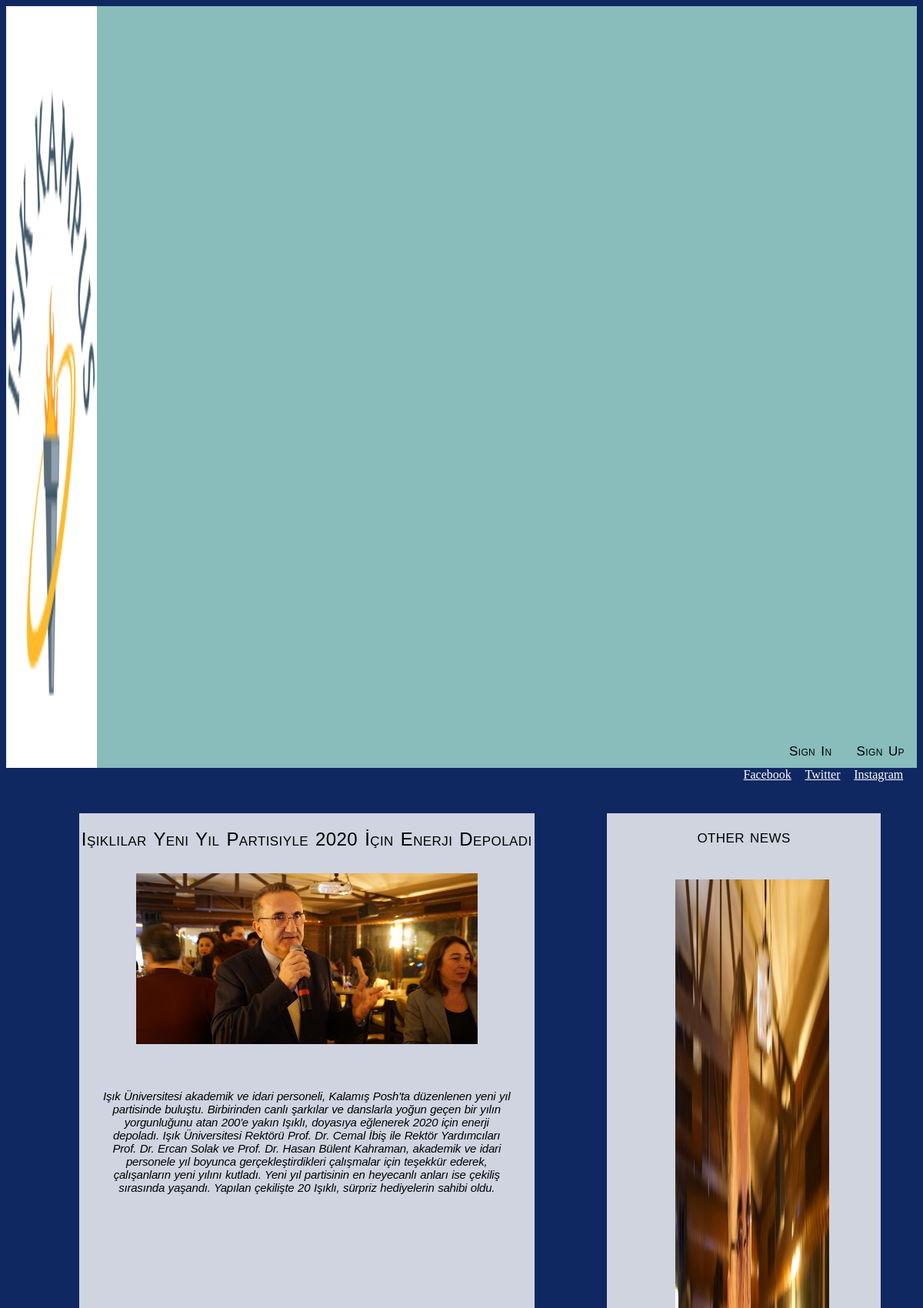
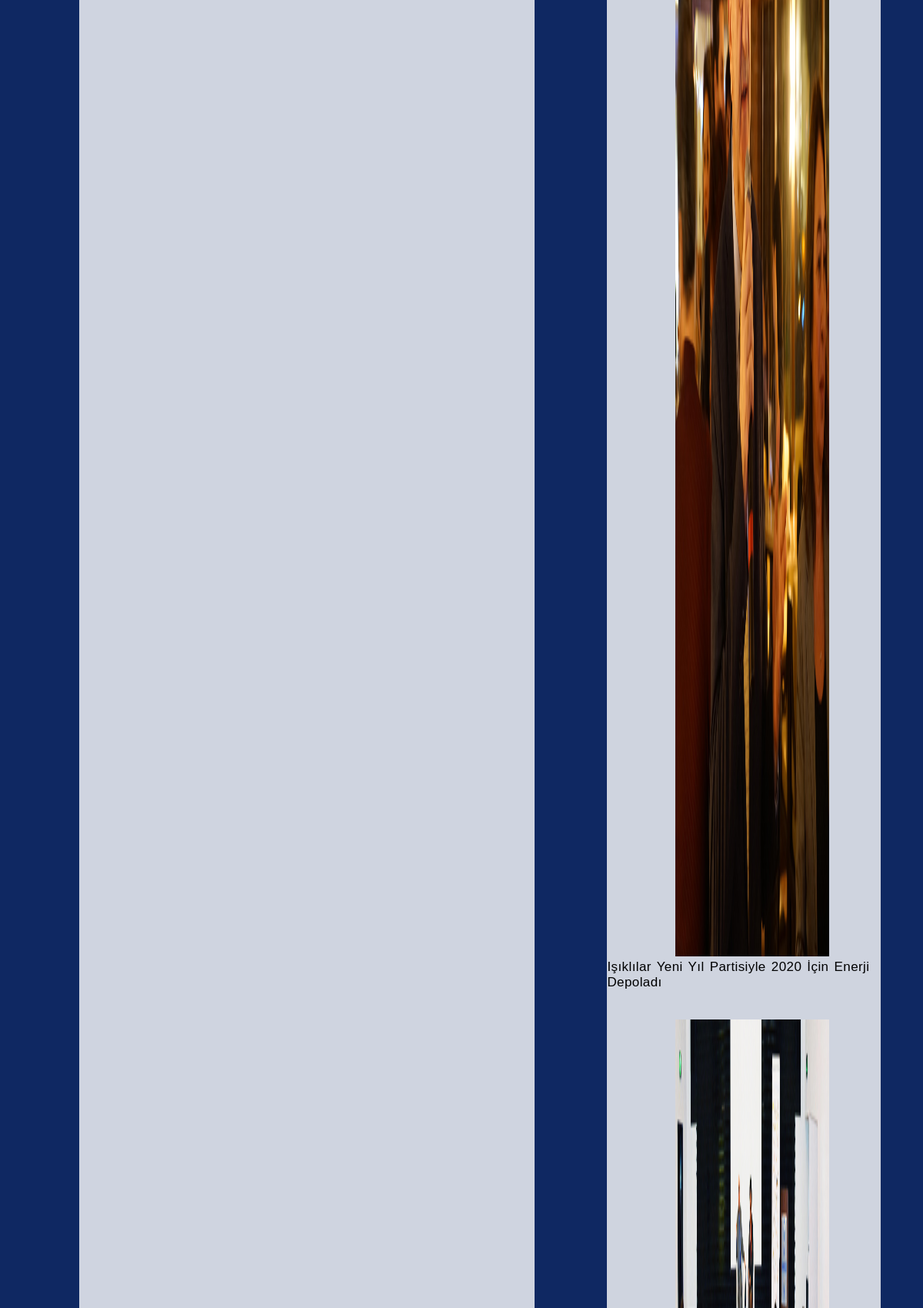
The app's page /news/Işıklılar Yeni Yıl Partisiyle 2020 İçin Enerji Depoladı/ (upper part) with its own data (2 pictures, top to bottom).
### blog/models.py (models this page shows)
class News(models.Model):
    topic = models.CharField(primary_key=True, max_length=150)
    content = models.TextField(null=True)
    image = models.ImageField(null=True)
    publishDate = models.DateTimeField(null=True)

### blog/views.py (the view)
# urls.py: path('news/<str:pk>/', views.news_detail, name='news_detail'),
def news_detail(request, pk):
    news = get_object_or_404(News, pk=pk)
    otherNews = News.objects.filter(publishDate__lte=timezone.now()).order_by('publishDate')
    return render(request, 'blog/openedNews.html', {'news': news, 'otherNews': otherNews})

### blog/templates/blog/openedNews.html
{% extends 'blog/base.html' %}
{%  block content %}
<div id="news">
<h2 style="font-variant: small-caps; font-size:24px " id="demoFont">{{ news.topic }}</h2>
<img src={{ news.image.url}}>
<p id="demoFont">{{ news.content }}</p>
</div>
<div id="otherNews">
    <h4 id="demoFont" >OTHER NEWS</h4>
{%  for News in otherNews %}
<img src={{ News.image.url }} class="otherNewsimg" width="200"> <br>
<a id="demoFont" href={% url 'news_detail' pk=News.pk %}>{{ News.topic }}</a>
<br><br>
{% endfor %}
</div>
{% endblock %}

### blog/static/css/style.css (style rules this page uses)
body { background-color: #0f2862; }
#demoFont { font-family: "Comic Sans MS", cursive, sans-serif; font-size: 17px; letter-spacing: 0.4px; word-spacing: 2px; color: #000000; font-weight: 500; text-decoration: none; font-style: normal; font-variant: normal; text-transform: none; text-align: center; }
#news { width: 50%; min-height: 100vh; max-height: 200vh; margin-left: 8%; margin-top: 5%; background-color: rgba(255, 255, 255, 0.8); float: left; }
#otherNews { width: 30%; height: 110vh; margin-left: 8%; margin-top: 3.5%; float: left; background-color: rgba(255, 255, 255, 0.8); overflow-y: scroll; }
.otherNewsimg { height: 20vh; margin-top: 20px; margin-left: 25%; }
#otherNews a { text-align: center; }
#news p { margin-top: 10%; font-family: "Comic Sans MS", cursive, sans-serif; font-size: 15px; letter-spacing: -0.2px; word-spacing: 0.6px; color: #000000; font-weight: normal; text-decoration: none; font-style: italic; font-variant: normal; text-transform: none; text-align: center; margin-left: 5%; margin-right: 5%; }
#news img { display: block; margin-left: auto; margin-right: auto; width: 75%; margin-top: 5%; }
#news h2 { text-align: center; }

### records on screen
News: topic "Işıklılar Yeni Yıl Partisiyle 2020 İçin Enerji Depoladı", image (picture), content "Işık Üniversitesi akademik ve idari personeli, Kalamış Posh'ta düzenlenen yeni yıl partisinde buluştu. Birbirinden canlı şarkılar ve danslarla yoğun geçen bir yılın yorgunluğunu atan 200'e yakın Işıklı, doyasıya eğlenerek 2020 için enerji depoladı. Işık Üniversitesi Rektörü Prof. Dr. Cemal İbiş ile Rektör Yardımcıları Prof. Dr. Ercan Solak ve Prof. Dr. Hasan Bülent Kahraman, akademik ve idari personele yıl boyunca gerçekleştirdikleri çalışmalar için teşekkür ederek, çalışanların yeni yılını kutladı. Yeni yıl partisinin en heyecanlı anları ise çekiliş sırasında yaşandı. Yapılan çekilişte 20 Işıklı, sürpriz hediyelerin sahibi oldu."
News: image (picture)
